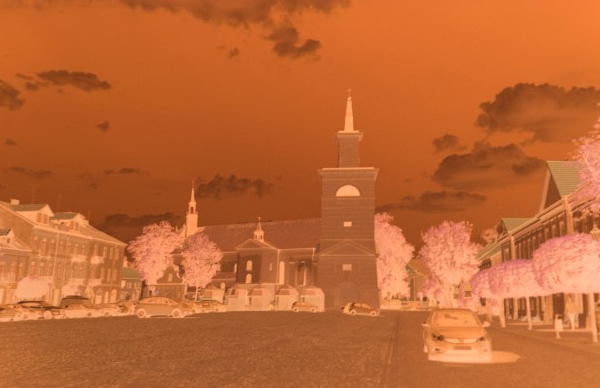
#> input picture social/instagram/assets/ektar-frame-negative.png, 600 x 388 px
$ python phone_capture.py
#> lines starting #> are read from the running program, lines starting #| are printed output that depends on the picture
### social/instagram/build_posts.py
"""Instagram carousel for Ai-Film-Developing, StudioLLM research-notes system (13 slides, 1080x1440, 3:4).

Run from the repository root:
    .venv/Scripts/python social/instagram/build_posts.py
Inputs live in social/instagram/assets (see assets/SOURCES.md). Run prepare_ektar.py,
prepare_frames.py and prepare_plates.py first if the developed files are missing.
"""
import shutil
from pathlib import Path

import numpy as np
from PIL import Image, ImageDraw, ImageFont

HERE = Path(__file__).resolve().parent
ROOT = HERE.parents[1]
ASSETS = HERE / "assets"
PLATES = ASSETS / "plates"
OUT = HERE / "export"
FONTS = Path(
    "C:/Users/filip/AppData/Roaming/Claude/local-agent-mode-sessions/skills-plugin/"
    "dc6b188b-d5d2-4bd3-aa0c-05ba93e17414/9da99d3c-7b86-400f-b3da-817216493a35/"
    "skills/canvas-design/canvas-fonts"
)

S = 2
W, H = 1080, 1440
M = 64

HEAD_Y = 76            # header baseline
HEAD_RULE = 100        # hairline under the header
FOOT_RULE = H - 96     # hairline above the footer
FOOT_Y = H - 56        # footer baseline
TOP = 136              # first content line
BOTTOM = FOOT_RULE - 36
TITLE = 92             # one title size on every slide
GAP = 40               # title to content
CAP_GAP = 24           # figure to caption

DARK = (14, 15, 17)
LIGHT = (243, 243, 241)
INK = (17, 17, 19)
WHITE = (250, 250, 250)
GREY_D = (128, 128, 134)     # title first part on dark
GREY_L = (108, 108, 114)     # title first part on light
MUTED_D = (160, 160, 165)    # captions and metadata on dark
MUTED_L = (96, 96, 102)      # captions and metadata on light
RULE_D = (52, 53, 58)
RULE_L = (206, 206, 202)
BLUE = (46, 91, 255)         # title second part, fills, small text on light
BLUE_D = (124, 152, 255)     # small text on dark

SITE = "filippovisentin.github.io/Ai-Film-Developing"
CODE = "github.com/filippovisentin/Ai-Film-Developing"
STUDIO = "StudioLLM"
PROJECT = "Ai-Film-Developing"

FACES = {
    "title": "InstrumentSans-Bold.ttf",
    "body": "InstrumentSans-Regular.ttf",
    "bodyb": "InstrumentSans-Bold.ttf",
    "mono": "IBMPlexMono-Regular.ttf",
    "monob": "IBMPlexMono-Bold.ttf",
}
_cache = {}


def F(role, size):
    key = (FACES[role], int(round(size * S)))
    if key not in _cache:
        _cache[key] = ImageFont.truetype(str(FONTS / key[0]), key[1])
    return _cache[key]


def p(*v):
    return tuple(int(round(x * S)) for x in v)


class Slide:
    def __init__(self, dark=False):
        self.dark = dark
        self.bg = DARK if dark else LIGHT
        self.fg = WHITE if dark else INK
        self.grey = GREY_D if dark else GREY_L
        self.muted = MUTED_D if dark else MUTED_L
        self.rule_c = RULE_D if dark else RULE_L
        self.blue = BLUE_D if dark else BLUE
        self.im = Image.new("RGB", (W * S, H * S), self.bg)
        self.d = ImageDraw.Draw(self.im)

    # ---------------------------------------------------------------- text
    def w(self, s, f, track=0):
        return self.d.textlength(s, font=f) / S + track * max(len(s) - 1, 0)

    def text(self, x, y, s, f, fill=None, anchor="ls", track=0):
        fill = fill or self.fg
        if not track:
            self.d.text(p(x, y), s, font=f, fill=fill, anchor=anchor)
            return
        if anchor[0] == "m":
            x -= self.w(s, f, track) / 2
        elif anchor[0] == "r":
            x -= self.w(s, f, track)
        for i, ch in enumerate(s):
            cx = x + self.d.textlength(s[:i], font=f) / S + track * i
            self.d.text(p(cx, y), ch, font=f, fill=fill, anchor="l" + anchor[1])

    def mono(self, x, y, s, size=22, fill=None, anchor="ls", bold=False):
        self.text(x, y, s, F("monob" if bold else "mono", size), fill or self.muted, anchor=anchor)

    def title(self, y, first, second, size=104, maxw=W - 2 * M):
        """Two-tone title, as on the studio's other posts: grey first part, blue second part.
        y is the top. Returns the bottom."""
        f = F("title", size)
        tr = -0.045 * size
        lh = 0.98 * size
        lines = [(ln, self.grey) for ln in wrap_balanced(self, first, f, maxw, tr)]
        lines += [(ln, BLUE) for ln in wrap_balanced(self, second, f, maxw, tr)]
        for i, (ln, col) in enumerate(lines):
            self.text(M - size * 0.03, y + size * 0.78 + i * lh, ln, f, col, track=tr)
        return y + size * 0.78 + (len(lines) - 1) * lh + size * 0.24

    # [7 lines left out: function para, not called in this run]

    def para_h(self, s, size, maxw, lh=1.36, role="body"):
        n = len(wrap(self, s, F(role, size), maxw))
        return size * 0.8 + (n - 1) * size * lh + size * 0.3

    def rule(self, y, x0=M, x1=W - M, col=None):
        self.d.rectangle(p(x0, y, x1, y + 1), fill=col or self.rule_c)

    # ---------------------------------------------------------------- frame
    def frame(self, idx, total, section, credit=None):
        """Header: studio / project left, section right. Footer: credit left, page right."""
        self.mono(M, HEAD_Y, f"{STUDIO} / {PROJECT}", 21, self.fg)
        self.mono(W - M, HEAD_Y, section, 21, anchor="rs")
        self.rule(HEAD_RULE)
        self.rule(FOOT_RULE)
        self.mono(W - M, FOOT_Y, f"{idx:02d} / {total:02d}", 21, self.fg, anchor="rs")
        if credit:
            self.mono(M, FOOT_Y, credit, 19)

    def next_cue(self, y=None):
        """Quiet swipe cue on first slides."""
        self.mono(W - M, y or BOTTOM + 4, "next \u2192", 22, self.fg, anchor="rs")

    # ---------------------------------------------------------------- images
    # [29 lines left out: functions place, marks, split, not called in this run]

    def tag(self, x, y, s):
        f = F("mono", 22)
        tw = self.w(s, f)
        self.d.rectangle(p(x, y, x + tw + 20, y + 36), fill=DARK)
        self.text(x + 10, y + 26, s, f, WHITE)

    def caption(self, y, label, s, maxw=W - 2 * M, size=24):
        """Figure caption: bold mono label, then the text. y is the top. Returns the bottom."""
        f = F("mono", size)
        lw = self.w(label + "  ", F("monob", size))
        self.text(M, y + size * 0.8, label, F("monob", size), self.fg)
        lines = wrap(self, s, f, maxw - lw)
        for i, ln in enumerate(lines):
            self.text(M + lw, y + size * 0.8 + i * size * 1.45, ln, f, self.muted)
        return y + size * 0.8 + (len(lines) - 1) * size * 1.45 + size * 0.3

    def caption_h(self, label, s, maxw=W - 2 * M, size=24):
        lw = self.w(label + "  ", F("monob", size))
        n = len(wrap(self, s, F("mono", size), maxw - lw))
        return size * 0.8 + (n - 1) * size * 1.45 + size * 0.3

    # [4 lines left out: function save, not called in this run]


def wrap(sl, s, f, maxw, track=0):
    lines, cur = [], ""
    for word in s.split():
        t = (cur + " " + word).strip()
        if not cur or sl.w(t, f, track) <= maxw:
            cur = t
        else:
            lines.append(cur)
            cur = word
    lines.append(cur)
    return lines


def wrap_balanced(sl, s, f, maxw, track=0):
    """Same line count as a greedy wrap, at the narrowest measure (no orphans)."""
    n = len(wrap(sl, s, f, maxw, track))
    lo, hi = maxw * 0.4, maxw
    for _ in range(18):
        mid = (lo + hi) / 2
        if len(wrap(sl, s, f, mid, track)) > n:
            lo = mid
        else:
            hi = mid
    return wrap(sl, s, f, hi, track)


def cover(img, w, h, focus=(0.5, 0.5)):
    r = max(w / img.width, h / img.height)
    im = img.resize((max(w, int(img.width * r + 0.5)), max(h, int(img.height * r + 0.5))), Image.LANCZOS)
    x = int((im.width - w) * focus[0])
    y = int((im.height - h) * focus[1])
    return im.crop((x, y, x + w, y + h))


def fit(img, maxw, maxh):
    r = min(maxw / img.width, maxh / img.height)
    return img.width * r, img.height * r


# -------------------------------------------------------------------- assets
# [4 lines left out: function load_ektar, not called in this run]


def load_plate(item):
    return (Image.open(PLATES / f"{item}-negative.jpg").convert("RGB"),
            Image.open(PLATES / f"{item}-developed.jpg").convert("RGB"))


CREDIT_EKTAR = "Negative: LoMit, CC BY 4.0, via Wikimedia Commons"
CREDIT_SUPERIA = "Negative: Florian Schott, CC BY-SA 3.0, via Wikimedia Commons"
CREDIT_MV = "Glass negatives: Museums Victoria, public domain"


# ==================================================================== 01 field notes
SEC01 = "Field notes"


# [186 lines left out: functions n1_cover, n2_abstract, n3_capture, n4_profile, n5_inversion, histogram and 2 more, not called in this run]


# ==================================================================== interlude: plate grids
PLATE_ITEMS = ["2057235", "2057262", "2057242", "2057245", "2057260", "2057251"]


# [20 lines left out: function grid_slide, not called in this run]


# ==================================================================== interlude: details
DETAILS = [
    [("2057235", (0.45, 0.74), 0.22), ("2057242", (0.40, 0.33), 0.22),
     ("2057251", (0.40, 0.30), 0.26), ("2057262", (0.68, 0.42), 0.24)],
    [("2057260", (0.74, 0.22), 0.24), ("2057235", (0.84, 0.44), 0.22),
     ("2057245", (0.40, 0.30), 0.22), ("2057262", (0.03, 0.62), 0.16)],
]


# [23 lines left out: function detail_slide, not called in this run]


# ==================================================================== studies
STUDIES = [
    ("superia-frame-negative.png", "superia-frame-developed.jpg", CREDIT_SUPERIA, "Study 01,", "Fuji Superia 200.",
     [("Film", "Fuji Superia 200, 35 mm, frame 24"), ("Profile", "generic colour negative")],
     "Left of the line: negative, under the orange mask of colour film. Right: developed, no manual edits."),
    ("kodak-street-negative.jpg", "kodak-street-developed.jpg", CREDIT_MV, "Study 02,", "glass plate.",
     [("Plate", "MV 2057235, Southampton Crescent"), ("Place", "Abbotsford, Melbourne, c. 1930s"),
      ("Profile", "generic black and white")],
     "Left of the line: glass negative. Right: developed, no manual edits."),
]


# [51 lines left out: functions study_page, carousel, not called in this run]


# slide number -> rendered video (raea compositions in drafts/; render with `raea render <file>.tsx -o <file>.mp4`)
VIDEO_SLIDES = {
    4: HERE / "drafts" / "capture-video" / "capture.mp4",
    6: HERE / "drafts" / "colour-cloud" / "cloud.mp4",
}


# [5 lines that do not run on import are left out]

### social/instagram/drafts/phone_capture.py
"""Draft slides that explain how to photograph a negative with a phone.

Run from the repository root:
    .venv/Scripts/python social/instagram/drafts/phone_capture.py
Writes social/instagram/drafts/phone/*.png. Uses the Field Notes system from build_posts.py.
"""
import math
import sys
from pathlib import Path

import numpy as np
from PIL import Image, ImageDraw, ImageFilter

HERE = Path(__file__).resolve().parent
sys.path.insert(0, str(HERE.parent))
import build_posts as bp  # noqa: E402
from build_posts import (BLUE, BOTTOM, CAP_GAP, F, GAP, INK, LIGHT, M, MUTED_L, RULE_L, S, TITLE, TOP, W,  # noqa: E402
                         WHITE, Slide, p)

OUT = HERE / "phone"
NEG = Image.open(bp.ASSETS / "ektar-frame-negative.png").convert("RGB")
#> NEG is the input picture: PIL image 600x388 RGB; mean R, G, B 191.9, 102.2, 50.5
PAD_FILL = (226, 232, 255)     # the light pad's lit top, a pale tint of the accent
LINE = int(2.4 * S)


# ------------------------------------------------------------------ geometry helpers
def dashed(d, a, b, col, width=LINE, dash=9, gap=7):
    (x0, y0), (x1, y1) = a, b
    L = math.hypot(x1 - x0, y1 - y0)
    n = int(L // (dash + gap)) + 1
    for i in range(n):
        t0 = i * (dash + gap) / L
        t1 = min(1, (i * (dash + gap) + dash) / L)
        if t0 >= 1:
            break
        d.line([p(x0 + (x1 - x0) * t0, y0 + (y1 - y0) * t0), p(x0 + (x1 - x0) * t1, y0 + (y1 - y0) * t1)],
               fill=col, width=width)


def rot(pt, c, deg):
    a = math.radians(deg)
    x, y = pt[0] - c[0], pt[1] - c[1]
    return (c[0] + x * math.cos(a) - y * math.sin(a), c[1] + x * math.sin(a) + y * math.cos(a))


def rounded_poly(d, pts, col, width=LINE, fill=None):
    d.polygon([p(*q) for q in pts], fill=fill, outline=None)
    d.line([p(*q) for q in pts + [pts[0]]], fill=col, width=width, joint="curve")


def phone_shape(cx, cy, w, h, deg, r=7, n=5):
    """A phone seen edge-on: a thin rounded slab, as a polygon rotated by deg."""
    pts = []
    for (ax, ay, a0) in ((cx + w / 2 - r, cy - h / 2 + r, -90), (cx + w / 2 - r, cy + h / 2 - r, 0),
                         (cx - w / 2 + r, cy + h / 2 - r, 90), (cx - w / 2 + r, cy - h / 2 + r, 180)):
        for k in range(n + 1):
            t = math.radians(a0 + 90 * k / n)
            pts.append((ax + r * math.cos(t), ay + r * math.sin(t)))
    return [rot(q, (cx, cy), deg) for q in pts]


def ray_to_plane(o, ang_deg, y_plane):
    """Point where a ray from o at ang_deg (0 = straight down, positive leans right) meets y = y_plane."""
    a = math.radians(ang_deg)
    t = (y_plane - o[1]) / math.cos(a)
    return (o[0] + t * math.sin(a), y_plane)


# ------------------------------------------------------------------ the section drawing
def section(sl, box, tilt=0.0, lamp=False):
    """Side view: light pad, film on it, phone above it, the phone's field of view in dashed blue."""
    d = sl.d
    x0, y0, x1, y1 = box
    cx = (x0 + x1) / 2 - (40 if lamp else 0)
    table = y1 - 6
    pad_top, pad_h = table - 34, 24
    film_y = pad_top - 4
    d.line([p(x0, table), p(x1, table)], fill=RULE_L, width=int(2 * S))
    d.rounded_rectangle(p(cx - 190, pad_top, cx + 190, pad_top + pad_h), radius=6 * S, fill=PAD_FILL, outline=INK, width=LINE)
    d.rectangle(p(cx - 174, pad_top + pad_h, cx - 164, table), fill=INK)
    d.rectangle(p(cx + 164, pad_top + pad_h, cx + 174, table), fill=INK)
    half = 134                                        # half the film strip shown
    d.rectangle(p(cx - half, film_y - 4, cx + half, film_y), fill=INK)
    ph_y = y0 + 34
    lens = rot((cx, ph_y + 11), (cx, ph_y), tilt)
    fov = math.degrees(math.atan((half + 6) / (film_y - (ph_y + 11))))
    hits = [ray_to_plane(lens, tilt - fov, film_y - 4), ray_to_plane(lens, tilt + fov, film_y - 4)]
    for h in hits:
        dashed(d, lens, h, BLUE)
    # what the photo covers, marked just above the film
    yb = film_y - 16
    d.line([p(hits[0][0], yb), p(hits[1][0], yb)], fill=BLUE, width=int(3 * S))
    for h in hits:
        d.line([p(h[0], yb - 7), p(h[0], yb + 7)], fill=BLUE, width=int(3 * S))
    rounded_poly(d, phone_shape(cx, ph_y, 224, 22, tilt), INK, fill=WHITE)
    lb = [rot(q, (cx, ph_y), tilt) for q in ((cx - 14, ph_y + 10), (cx + 14, ph_y + 10), (cx + 11, ph_y + 16), (cx - 11, ph_y + 16))]
    d.polygon([p(*q) for q in lb], fill=INK)
    # the level: solid blue ticks when the phone is parallel, a dashed grey line when it is not
    if tilt == 0:
        for a, b in ((cx - 190, cx - 136), (cx + 136, cx + 190)):
            d.line([p(a, ph_y), p(b, ph_y)], fill=BLUE, width=int(3 * S))
    else:
        dashed(d, (cx - 190, ph_y), (cx + 190, ph_y), MUTED_L, width=int(2 * S), dash=5, gap=6)
    if lamp:
        # mirror rule: put the bounce on the film, then place the lamp where its light reflects into the lens
        ly = y0 - 6
        bx = lens[0] + half * 0.85
        hl, hc = film_y - (ly + 30), film_y - lens[1]
        lx = lens[0] + (bx - lens[0]) * (hc + hl) / hc
        d.polygon([p(lx - 28, ly + 30), p(lx + 28, ly + 30), p(lx + 15, ly + 4), p(lx - 15, ly + 4)], fill=INK)
        d.line([p(lx, ly + 4), p(lx, y0 - 14)], fill=INK, width=int(3 * S))
        bounce = (bx, film_y - 4)
        d.line([p(lx, ly + 30), p(*bounce)], fill=INK, width=int(2.4 * S))
        d.line([p(*bounce), p(*lens)], fill=INK, width=int(2.4 * S))
        d.ellipse(p(bx - 6, bounce[1] - 6, bx + 6, bounce[1] + 6), fill=INK)
    return hits


# ------------------------------------------------------------------ the captured image
def perspective_coeffs(src, dst):
    """Coefficients for Image.transform(PERSPECTIVE) mapping output points dst to input points src."""
    A, B = [], []
    for (x, y), (u, v) in zip(dst, src):
        A.append([x, y, 1, 0, 0, 0, -u * x, -u * y]); B.append(u)
        A.append([0, 0, 0, x, y, 1, -v * x, -v * y]); B.append(v)
    return np.linalg.solve(np.array(A, float), np.array(B, float)).tolist()


def captured(kind, w, h):
    """What the phone records: the negative as framed (a), keystoned (b) or with a lamp's reflection (c)."""
    w2, h2 = int(w * S), int(h * S)
    base = bp.cover(NEG, w2, h2)
    if kind == "parallel":
        return base
    if kind == "tilted":
        canvas = Image.new("RGB", (w2, h2), (238, 238, 235))
        # the far edge of the film shrinks: a trapezoid, simulated
        inset = 0.13 * w2
        dst = [(inset, h2 * 0.07), (w2 - inset, h2 * 0.07), (w2, h2), (0, h2)]
        src = [(0, 0), (w2, 0), (w2, h2), (0, h2)]
        warped = base.transform((w2, h2), Image.PERSPECTIVE, perspective_coeffs(src, dst), Image.BICUBIC,
                                fillcolor=(238, 238, 235))
        mask = Image.new("L", (w2, h2), 0)
        ImageDraw.Draw(mask).polygon(dst, fill=255)
        canvas.paste(warped, (0, 0), mask)
        return canvas
    # lamp: a soft hot spot with a hard core, screened over the image (simulated)
    glare = Image.new("L", (w2, h2), 0)
    g = ImageDraw.Draw(glare)
    gx, gy = w2 * 0.62, h2 * 0.38
    g.ellipse((gx - w2 * 0.30, gy - h2 * 0.36, gx + w2 * 0.30, gy + h2 * 0.36), fill=150)
    glare = glare.filter(ImageFilter.GaussianBlur(w2 * 0.08))
    core = Image.new("L", (w2, h2), 0)
    ImageDraw.Draw(core).ellipse((gx - w2 * 0.07, gy - h2 * 0.08, gx + w2 * 0.07, gy + h2 * 0.08), fill=255)
    core = core.filter(ImageFilter.GaussianBlur(w2 * 0.015))
    a = np.asarray(base, float) / 255
    gl = np.maximum(np.asarray(glare, float), np.asarray(core, float))[..., None] / 255
    out = 1 - (1 - a) * (1 - gl)
    return Image.fromarray((out * 255).astype(np.uint8))


# ------------------------------------------------------------------ test B: three sections
def test_b():
    sl = Slide()
    sl.frame(4, 13, "Method 01 / Capture", bp.CREDIT_EKTAR)
    y = sl.title(TOP + 10, "Hold the phone", "parallel to the film.", TITLE)
#> the loop in wrap, `for word in s.split():` made 3 passes
#> (t, cur) on pass 3: ('Hold the phone', 'Hold the phone')
#> after the loop in wrap, `for word in s.split():`: lines = []
#> in wrap_balanced, `n = len(wrap(sl, s, f, maxw, track))`: n = 1
#> in title, `lines = [(ln, self.grey) for ln in wrap_balanced(self, first, f, maxw,..`: lines = [('Hold the phone', (108, 108, 114))]
#> in title, `lines += [(ln, BLUE) for ln in wrap_balanced(self, second, f, maxw, tr)]`: lines = [('Hold the phone', (108, 108, 114)), ('parallel to the film.', (46, 91, 255))]
#> the loop in title, `for i, (ln, col) in enumerate(lines):` made 2 passes
#> y = 330
    cap = ("Side view and what the phone records. (a) Parallel: a true rectangle. (b) Tilted 15°: "
           "the far edge shrinks. (c) Lamp above: its reflection lands in the photo. (b), (c) simulated.")
    ch = sl.caption_h("Fig. 3", cap)
    top = y + GAP
#> top = 370
    bot = BOTTOM - ch - CAP_GAP
    g = 22
    rh = (bot - top - 2 * g) / 3
#> rh = 258
    iw = rh * NEG.width / NEG.height
#> iw = 399
    sw = W - 2 * M - iw - 28
#> sw = 525
    rows = (("parallel", "a", 0, False), ("tilted", "b", 15, False), ("lamp", "c", 0, True))
    for i, (kind, lab, tilt, lamp) in enumerate(rows):
        ry = top + i * (rh + g)
        if i:
            sl.rule(ry - g / 2)
        section(sl, (M, ry + 8, M + sw, ry + rh), tilt=tilt, lamp=lamp)
        ix = W - M - iw
        sl.im.paste(captured(kind, iw, rh), p(ix, ry))
        sl.d = ImageDraw.Draw(sl.im)
        ok = kind == "parallel"
        if ok:
            sl.d.rectangle(p(ix - 2, ry - 2, ix + iw + 2, ry + rh + 2), outline=BLUE, width=int(3 * S))
        sl.tag(ix + 12, ry + 12, lab)
        sl.mono(M, ry + 22, {"parallel": "parallel", "tilted": "tilted 15°", "lamp": "lamp above"}[kind], 22,
                BLUE if ok else MUTED_L, bold=ok)
#> this loop made 3 passes
#> (ry, tw in tag) on pass 1: (370, 13.48)
#> pass 2, in captured (call 2), `warped = base.transform((w2, h2), Image.PERSPECTIVE, perspective_coeff..`:
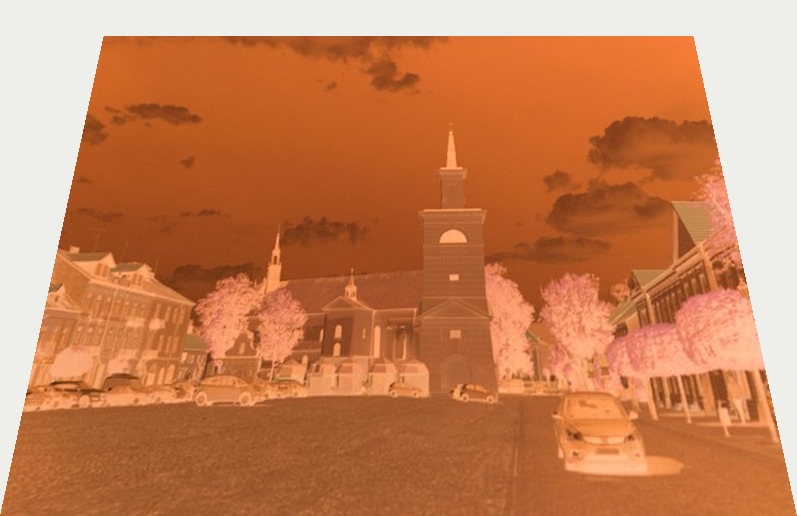
#> warped: PIL image 797x516 RGB; mean R, G, B 199.4, 128.7, 87.2
#> after the loop:
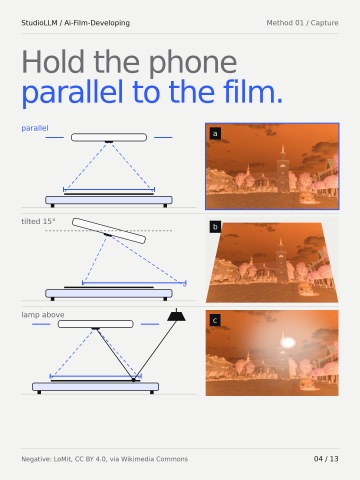
#> sl.im: PIL image 2160x2880 RGB (shown at 1/6 size); mean R, G, B 226.4, 212.1, 204.9
    sl.caption(bot + CAP_GAP, "Fig. 3", cap)
    return sl


# ------------------------------------------------------------------ tests A and C: the Hairline copystand
FIG_DIR = OUT / "frames"


# [10 lines left out: function union_box, not called in this run]


NOTES = ["Keep the phone parallel to the film.",
         "Fill the frame, with some film edge in it.",
         "Light from below only: turn off lamps above."]
CAP_A = ("A phone over a strip on a light pad. Dashed: what the camera sees. Level, it frames the "
         "film as a rectangle (blue). Tilted, the frame turns into a trapezoid. Inset simulated.")


# [74 lines left out: functions recorded, copystand_slide, test_a_and_c, not called in this run]


if __name__ == "__main__":
    OUT.mkdir(parents=True, exist_ok=True)
    s = test_b()
    s.im.resize((W, bp.H), Image.LANCZOS).save(OUT / "b-sections.png")
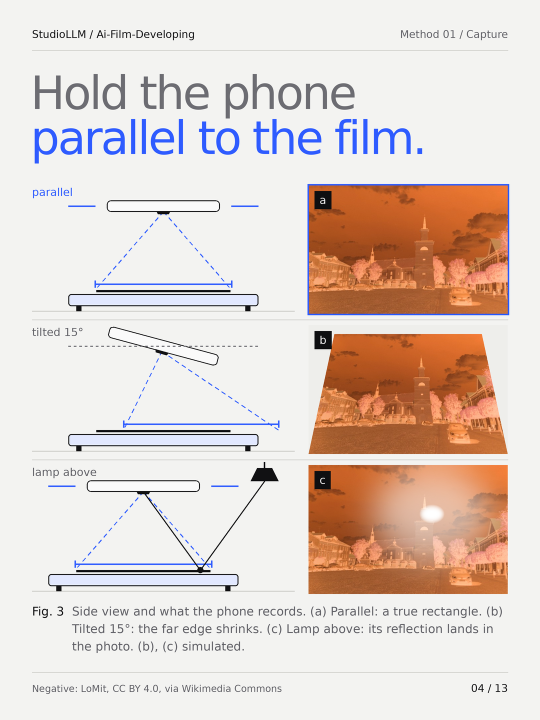
#> saved as b-sections.png: PIL image 1080x1440 RGB (shown at 1/2 size); mean R, G, B 225.4, 211.1, 203.9
    print("saved", OUT / "b-sections.png")
    if (OUT / "frames").exists():
        test_a_and_c()
